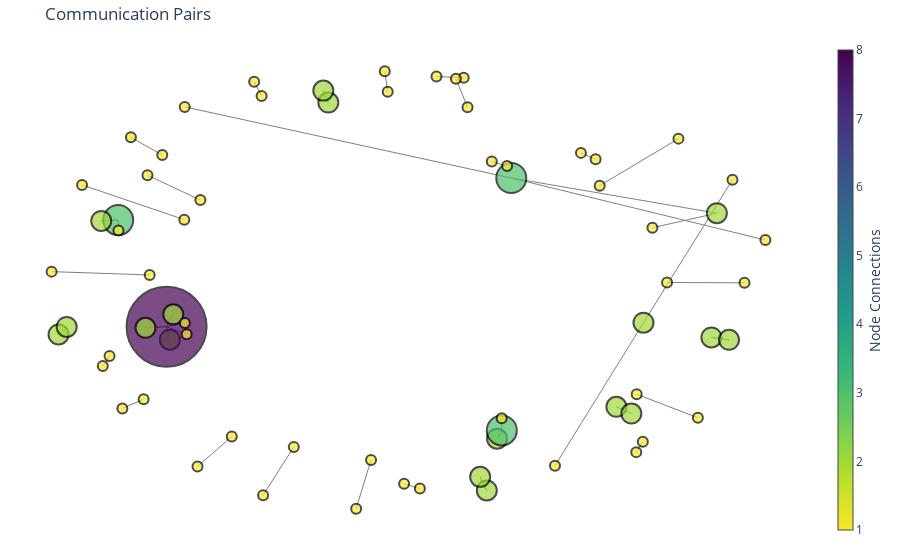

Notebook cell for this chart:
### Code cell
# This code visualizes a network communication graph using Plotly, enhancing it with interactive features and IP details. 
# It constructs edge and node traces based on a filtered graph, maps coordinates for proper layout, and incorporates IP information for hover text and node coloring. 
# The plot visually maps communication patterns with edge connections, interactively reveals IP details and connections upon hovering, and highlights frequently connected nodes through color-coding and sizing.


import plotly.graph_objs as go

# Initialize edge trace
edge_trace = go.Scatter(
    x=[],
    y=[],
    line=dict(width=1, color="gray"),
    hoverinfo="none",
    mode="lines",
)

# Add edge coordinates to the edge trace
for src, dst in G_filtered.edges():
    x0, y0 = pos_filtered[src]
    x1, y1 = pos_filtered[dst]
    edge_trace["x"] += (x0, x1, None)
    edge_trace["y"] += (y0, y1, None)

# Initialize node trace
node_trace = go.Scatter(
    x=[],
    y=[],
    text=[],
    mode="markers+text",
    hoverinfo="text",
    hovertext=[],
    marker=dict(
        symbol="circle",
        showscale=True,
        colorscale="Viridis",
        reversescale=True,
        color=[],
        size=[],
        colorbar=dict(thickness=15, title="Node Connections", xanchor="left", titleside="right"),
        line=dict(width=2, color="black"),
    ),
    textposition="bottom center",
)

# Add node coordinates, labels, and hover text to the node trace
for node in G_filtered.nodes():
    x, y = pos_filtered[node]
    num_connections = G_filtered.degree[node]
    node_trace["x"] += tuple([x])
    node_trace["y"] += tuple([y])
    node_trace["text"] += tuple("")
    ip_info = get_ip_info(node)
    if ip_info:
        country = ip_info["network"]["country"]
        org = ip_info["network"]["name"]
        hover_text = f"IP: {node}<br>Connections: {num_connections}<br>Country: {country}<br>Organization: {org}"
    else:
        hover_text = f"IP: {node}<br>Connections: {num_connections}"
    node_trace["hovertext"] += tuple([hover_text])
    node_trace["marker"]["color"] += tuple([num_connections])
    node_trace["marker"]["size"] += tuple([num_connections * 10])

# Create a Plotly figure with the edge and node traces
fig = go.Figure(
    data=[edge_trace, node_trace],
    layout=go.Layout(
        title="Communication Pairs",
        showlegend=False,
        hovermode="closest",
        margin=dict(b=20, l=5, r=5, t=40),
        xaxis=dict(showgrid=False, zeroline=False, showticklabels=False),
        yaxis=dict(showgrid=False, zeroline=False, showticklabels=False),
        plot_bgcolor="white",  # Change the background color
    ),
)

# Show the figure
fig.show()

### Figure 1 — Plotly figure (JSON) as saved in the notebook; plotly's stock layout.template omitted (floating-point values rounded to 4 significant figures; data arrays with more than 128 entries replaced by an {"elided": "..."} marker saying what was removed)
{"data": [{"hoverinfo": "none", "line": {"color": "gray", "width": 1}, "mode": "lines", "type": "scatter", "x": {"elided": "150 float values"}, "y": {"elided": "150 float values"}}, {"hoverinfo": "text", "hovertext": ["IP: 155.69.160.32<br>Connections: 3<br>Country: SG<br>Organization: NTUNET1", "IP: 64.233.188.128<br>Connections: 2<br>Country: None<br>Organization: GOOGLE", "IP: 137.132.228.15<br>Connections: 3<br>Country: SG<br>Organization: NUSNET", "IP: 193.62.192.8<br>Connections: 2<br>Country: GB<br>Organization: EUR-BIO-INST", "IP: 137.189.133.62<br>Connections: 2<br>Country: HK<br>Organization: CUHKNET", "IP: 123.136.64.7<br>Connections: 2<br>Country: SG<br>Organization: A-STAR-SG", "IP: 193.62.192.6<br>Connections: 1<br>Country: GB<br>Organization: EUR-BIO-INST", "IP: 202.6.241.101<br>Connections: 1<br>Country: SG<br>Organization: A-STAR-NET", "IP: 193.62.193.9<br>Connections: 2<br>Country: GB<br>Organization: EUR-BIO-INST", "IP: 137.132.3.12<br>Connections: 1<br>Country: SG<br>Organization: NUSNET", "IP: 104.44.201.171<br>Connections: 2<br>Country: None<br>Organization: MSFT", "IP: 202.21.159.244<br>Connections: 8<br>Country: SG<br>Organization: RPNET", "IP: 104.44.201.147<br>Connections: 2<br>Country: None<br>Organization: MSFT", "IP: 104.44.201.152<br>Connections: 2<br>Country: None<br>Organization: MSFT", "IP: 202.120.224.114<br>Connections: 1<br>Country: CN<br>Organization: CERNET-CN", "IP: 155.69.213.27<br>Connections: 1<br>Country: SG<br>Organization: NTUNET1", "IP: 74.125.200.95<br>Connections: 1<br>Country: None<br>Organization: GOOGLE", "IP: 137.132.3.10<br>Connections: 1<br>Country: SG<br>Organization: NUSNET", "IP: 14.139.160.245<br>Connections: 2<br>Country: IN<br>Organization: NKN-IIT-CHEENAI", "IP: 133.5.26.111<br>Connections: 2<br>Country: JP<br>Organization: JPNIC-NET-JP-ERX", "IP: 14.139.196.58<br>Connections: 1<br>Country: IN<br>Organization: NKN-IIT-GUW", "IP: 192.101.107.153<br>Connections: 1<br>Country: None<br>Organization: PNNL", "IP: 140.112.30.26<br>Connections: 1<br>Country: TW<br>Organization: T-NTU.EDU.TW-NET", "IP: 14.139.246.22<br>Connections: 1<br>Country: IN<br>Organization: NKN-PU-CHD", "IP: 104.44.201.170<br>Connections: 1<br>Country: None<br>Organization: MSFT", "IP: 172.217.27.14<br>Connections: 1<br>Country: None<br>Organization: GOOGLE", "IP: 152.3.137.246<br>Connections: 1<br>Country: None<br>Organization: DUKE-NET", "IP: 155.69.220.104<br>Connections: 1<br>Country: SG<br>Organization: NTUNET1", "IP: 192.170.230.228<br>Connections: 1<br>Country: None<br>Organization: UOC-NET3", "IP: 205.167.25.166<br>Connections: 1<br>Country: None<br>Organization: NOAA-NCDC-SB", "IP: 167.205.22.102<br>Connections: 1<br>Country: ID<br>Organization: ITB-NET", "IP: 155.69.150.18<br>Connections: 1<br>Country: SG<br>Organization: NTUNET1", "IP: 172.217.27.1<br>Connections: 1<br>Country: None<br>Organization: GOOGLE", "IP: 193.62.193.8<br>Connections: 1<br>Country: GB<br>Organization: EUR-BIO-INST", "IP: 137.132.19.118<br>Connections: 1<br>Country: SG<br>Organization: NUSNET", "IP: 192.122.131.36<br>Connections: 1<br>Country: SG<br>Organization: A-STAR-AS-AP", "IP: 202.83.105.146<br>Connections: 1<br>Country: SG<br>Organization: VIEWQWEST-NET", "IP: 61.252.52.21<br>Connections: 2<br>Country: KR<br>Organization: KOREN-KR", "IP: 203.80.21.4<br>Connections: 2<br>Country: MY<br>Organization: MYREN-INFRA", "IP: 155.69.196.106<br>Connections: 1<br>Country: SG<br>Organization: NTUNET1", "IP: 150.65.7.130<br>Connections: 1<br>Country: JP<br>Organization: JAPAN150", "IP: 167.205.50.52<br>Connections: 1<br>Country: ID<br>Organization: ITB-NET", "IP: 130.14.250.11<br>Connections: 2<br>Country: None<br>Organization: NLM-ETHER", "IP: 103.37.198.100<br>Connections: 3<br>Country: SG<br>Organization: A-STAR-AS-AP", "IP: 31.13.78.14<br>Connections: 1<br>Country: IE<br>Organization: IE-FACEBOOK-20110418", "IP: 203.178.132.80<br>Connections: 1", "IP: 137.132.155.197<br>Connections: 1<br>Country: SG<br>Organization: NUSNET", "IP: 220.156.176.16<br>Connections: 1<br>Country: AU<br>Organization: APNIC-AP", "IP: 130.14.29.35<br>Connections: 1<br>Country: None<br>Organization: NLM-ETHER", "IP: 198.71.44.98<br>Connections: 2<br>Country: None<br>Organization: INTERNET2", "IP: 152.3.219.19<br>Connections: 2<br>Country: None<br>Organization: DUKE-NET", "IP: 123.136.68.200<br>Connections: 2<br>Country: SG<br>Organization: A-STAR-SG", "IP: 202.166.69.81<br>Connections: 2<br>Country: SG<br>Organization: SINGNET", "IP: 137.189.192.25<br>Connections: 1<br>Country: HK<br>Organization: CUHKNET", "IP: 203.80.20.66<br>Connections: 1<br>Country: MY<br>Organization: MYREN-INFRA", "IP: 140.138.144.170<br>Connections: 1<br>Country: TW<br>Organization: T-YZU.EDU.TW-NET", "IP: 14.139.171.162<br>Connections: 1<br>Country: IN<br>Organization: NKN-CET-TRIV", "IP: 140.112.8.139<br>Connections: 1<br>Country: TW<br>Organization: T-NTU.EDU.TW-NET", "IP: 103.21.126.2<br>Connections: 1<br>Country: IN<br>Organization: IITB-IN", "IP: 140.90.101.61<br>Connections: 1<br>Country: None<br>Organization: NOAA-EAST3", "IP: 167.205.52.8<br>Connections: 1<br>Country: ID<br>Organization: ITB-NET", "IP: 130.246.176.38<br>Connections: 1<br>Country: GB<br>Organization: RAL-IP", "IP: 140.110.122.103<br>Connections: 1<br>Country: TW<br>Organization: T-NCHC.ORG.TW-NET", "IP: 155.69.120.64<br>Connections: 1<br>Country: SG<br>Organization: NTUNET1", "IP: 74.125.68.95<br>Connections: 1<br>Country: None<br>Organization: GOOGLE", "IP: 202.28.194.4<br>Connections: 1<br>Country: TH<br>Organization: UNINET-TH", "IP: 203.30.39.13<br>Connections: 1<br>Country: SG<br>Organization: SINGAREN-GIX", "IP: 130.14.250.13<br>Connections: 1<br>Country: None<br>Organization: NLM-ETHER", "IP: 207.241.228.157<br>Connections: 1<br>Country: None<br>Organization: INTERNET-ARCHIVE-1", "IP: 210.48.222.9<br>Connections: 1<br>Country: MY<br>Organization: IIUM-MY"], "marker": {"color": [3, 2, 3, 2, 2, 2, 1, 1, 2, 1, 2, 8, 2, 2, 1, 1, 1, 1, 2, 2, 1, 1, 1, 1, 1, 1, 1, 1, 1, 1, 1, 1, 1, 1, 1, 1, 1, 2, 2, 1, 1, 1, 2, 3, 1, 1, 1, 1, 1, 2, 2, 2, 2, 1, 1, 1, 1, 1, 1, 1, 1, 1, 1, 1, 1, 1, 1, 1, 1, 1], "colorbar": {"thickness": 15, "title": {"side": "right", "text": "Node Connections"}, "xanchor": "left"}, "colorscale": [[0, "#440154"], [0.1111, "#482878"], [0.2222, "#3e4989"], [0.3333, "#31688e"], [0.4444, "#26828e"], [0.5556, "#1f9e89"], [0.6667, "#35b779"], [0.7778, "#6ece58"], [0.8889, "#b5de2b"], [1, "#fde725"]], "line": {"color": "black", "width": 2}, "reversescale": true, "showscale": true, "size": [30, 20, 30, 20, 20, 20, 10, 10, 20, 10, 20, 80, 20, 20, 10, 10, 10, 10, 20, 20, 10, 10, 10, 10, 10, 10, 10, 10, 10, 10, 10, 10, 10, 10, 10, 10, 10, 20, 20, 10, 10, 10, 20, 30, 10, 10, 10, 10, 10, 20, 20, 20, 20, 10, 10, 10, 10, 10, 10, 10, 10, 10, 10, 10, 10, 10, 10, 10, 10, 10], "symbol": "circle"}, "mode": "markers+text", "text": [], "textposition": "bottom center", "type": "scatter", "x": [0.3363, 0.8733, -0.6901, -0.7344, -0.1414, -0.1545, -0.3936, -0.483, 0.6816, 0.4505, -0.5553, -0.5638, -0.5464, -0.6189, 0.6627, 0.6799, -0.5165, 0.914, 0.2725, 0.2551, -0.5751, -0.657, 0.2855, 0.3254, -0.5114, 1, 0.2121, 0.141, -0.6895, 0.05646, 0.09764, -0.4756, -0.6138, -0.3157, -0.3351, -0.5176, -0.7845, 0.8591, 0.9049, 0.7049, -0.02986, -0.0688, 0.2992, 0.3116, -0.5161, 0.7431, 0.9454, 0.5566, 0.5183, -0.846, -0.8247, 0.6108, 0.65, -0.2316, -0.3118, 0.5672, 0.7729, 0.6639, 0.8236, 0.2221, 0.1918, -0.7304, -0.7128, -0.6079, -0.8641, -0.6238, -0.6793, 0.3114, 0.01366, 0.005983], "y": [0.4587, 0.3093, 0.2801, 0.2763, 0.7787, 0.8292, -0.6379, -0.7648, -0.155, -0.7617, -0.2272, -0.1722, -0.1198, -0.1768, -0.704, -0.6604, 0.7601, 0.4513, -0.8667, -0.8089, 0.5559, 0.631, 0.5283, 0.5091, -0.2042, 0.1956, 0.8841, 0.8888, 0.2363, -0.8384, -0.8585, 0.3651, 0.4706, 0.8068, 0.8672, 0.282, 0.4292, -0.2176, -0.2276, 0.2476, -0.7373, -0.9442, -0.6468, -0.6121, -0.1561, 0.01542, 0.01406, 0.5381, 0.5652, -0.2049, -0.173, -0.5119, -0.5406, -0.6821, -0.8866, 0.426, 0.6256, -0.4586, -0.5581, 0.7587, 0.8792, -0.3391, -0.2961, 0.04728, 0.06151, -0.4795, -0.5186, -0.5606, 0.8241, 0.9114]}], "layout": {"hovermode": "closest", "margin": {"b": 20, "l": 5, "r": 5, "t": 40}, "plot_bgcolor": "white", "showlegend": false, "title": {"text": "Communication Pairs"}, "xaxis": {"showgrid": false, "showticklabels": false, "zeroline": false}, "yaxis": {"showgrid": false, "showticklabels": false, "zeroline": false}}}
